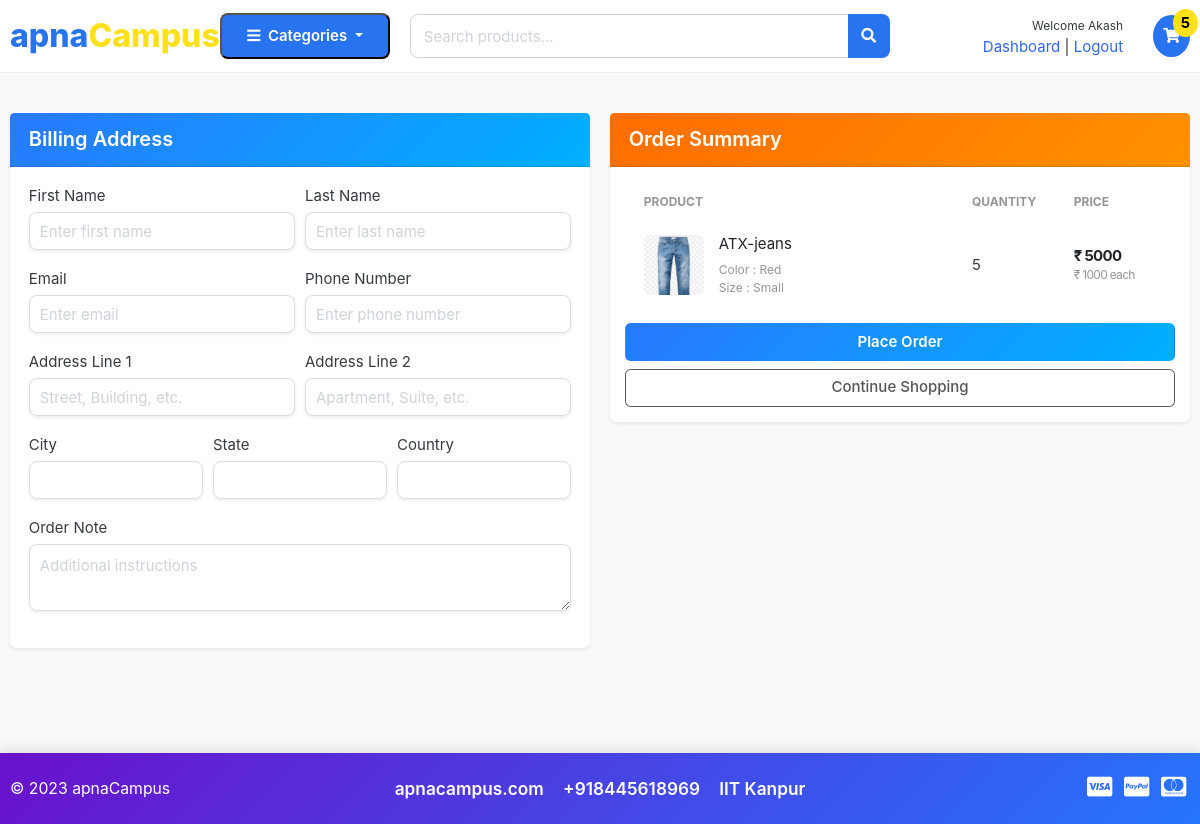
The page /cart/checkout/ (signed in) on the database as committed earlier.
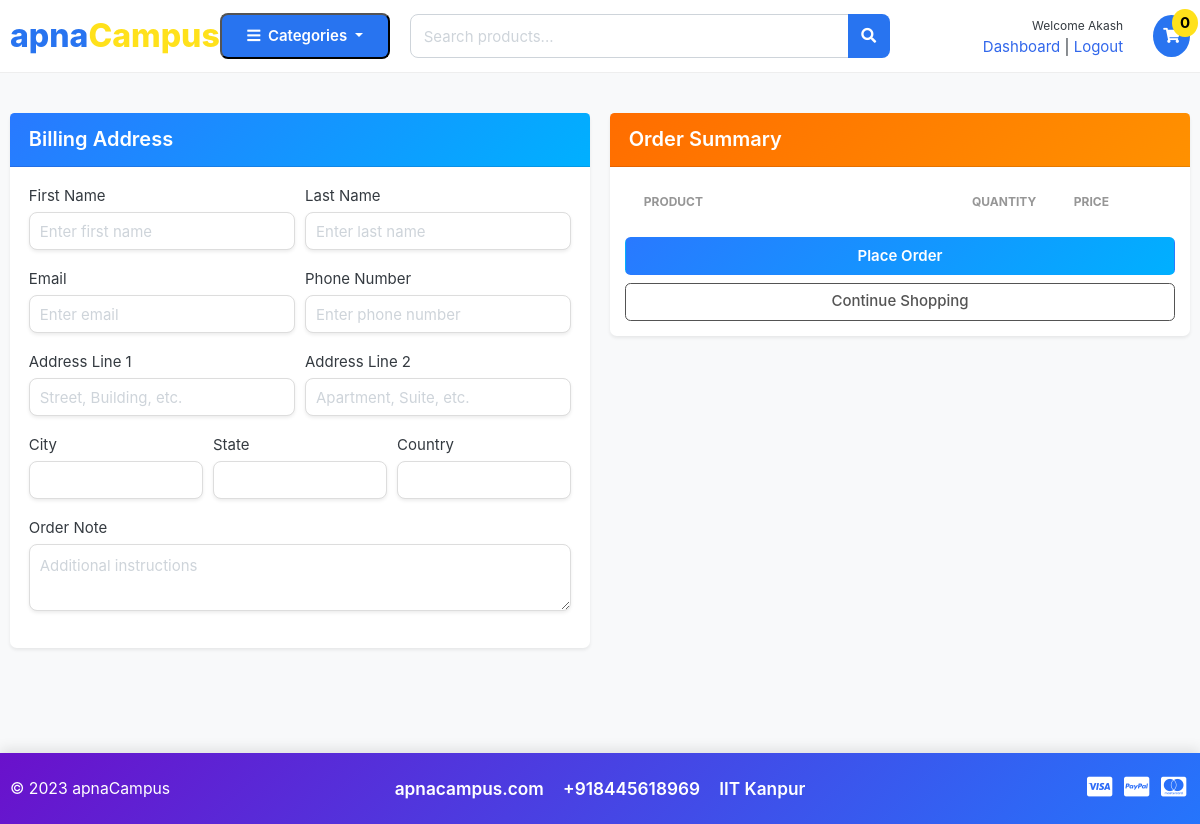
The same page on the database as committed later.
### carts/models.py (models this page shows, shortened)
class CartItem(models.Model):
    user=models.ForeignKey(Account, on_delete=models.CASCADE, null=True)
    product = models.ForeignKey(Product, on_delete=models.CASCADE)
    variations=models.ManyToManyField(Variation, blank= True)
    cart = models.ForeignKey(Cart, on_delete=models.CASCADE, null=True)
    quantity = models.IntegerField()
    is_active = models.BooleanField(default = True)
    def sub_total(self):
        return self.product.price * self.quantity

### store/models.py (models this page shows, shortened)
class Product(models.Model):
    product_name   = models.CharField(max_length =200, unique =True)
    slug           = models.SlugField(max_length=200,unique = True)
    description    = models.TextField(max_length = 500, blank = True)
    price          = models.IntegerField()
    images         = models.ImageField(upload_to='photos/products')
    stock          = models.IntegerField()
    is_available   = models.BooleanField(default = True)
    category       = models.ForeignKey(Category, on_delete=models.CASCADE)
    created_date   = models.DateTimeField(auto_now_add = True)
    modified_date  = models.DateTimeField(auto_now =True)
    def get_url(self):
        return reverse('product_detail',args =[self.category.slug, self.slug ])

class Variation(models.Model):
    product = models.ForeignKey(Product, on_delete=models.CASCADE)
    variation_category = models.CharField(max_length = 100, choices = variation_category_choice)
    variation_value = models.CharField(max_length =100)
    is_active = models.BooleanField(default = True)
    created_date = models.DateTimeField(auto_now=True)
    objects = VariationManager()

### carts/views.py (the view)
# urls.py: path('checkout/', views.checkout, name ='checkout'),
@login_required(login_url ='login')
def checkout(request,total= 0, quantity=0, cart_item=None):
    try:
        tax = 0
        grand_total = 0
        cart_items = []
        if request.user.is_authenticated:
            cart_items = CartItem.objects.filter(user=request.user, is_active = True)
        else:
            cart_items = []
            cart = Cart.objects.get(cart_id = _cart_id(request))
        for cart_item in cart_items:
            total += (cart_item.product.price * cart_item.quantity)
            quantity += cart_item.quantity
        tax = (2 * total) / 100
        grand_total = total + tax
    except ObjectDoesNotExist:
        pass # just ignore
    context = {
        'total' : total,
        'quantity' : quantity,
        'cart_items' : cart_items,
        'tax' : tax,
        'grand_total':grand_total,
    }
    return render(request, 'store/checkout.html', context)

### carts/context_processors.py (called while the page is built)
def counter(request):
    cart_count = 0
    if 'admin' in request.path:
        return {}
    else:
        try:
            cart = Cart.objects.filter(cart_id =_cart_id(request))
            if request.user.is_authenticated:
                cart_items = CartItem.objects.all().filter(user=request.user)
            else:
                cart_items = CartItem.objects.all().filter(cart=cart[:1])
            for cart_item in cart_items:
                cart_count += cart_item.quantity
        except Cart.DoesNotExist:
            cart_count = 0
    return dict(cart_count = cart_count)

### carts/views.py (called while the page is built)
def _cart_id(request):   #private function
    cart = request.session.session_key
    if not cart:
        cart = request.session.create()
    return cart

### category/context_processors.py (called while the page is built)
def menu_links(request):
    links = Category.objects.all()
    return dict(links=links)

### category/models.py (called while the page is built)
    def get_url(self):
             return reverse('product_by_category', args =[self.slug])

### templates/store/checkout.html (shortened to what the changed rows need)
{% extends 'base.html' %}
{% load static %}
{% block content %}
<section class="section-content padding-y bg" style="min-height: 85vh;">
<div class="container">
<div class="row">
    <aside class="col-lg-6 mb-4">
        <div class="card shadow-sm border-0 rounded-lg">
            <div class="card-body p-3">
                <table class="table table-borderless table-shopping-cart mb-3">
                    <thead class="text-muted small text-uppercase">
                        <tr>
                            <th scope="col">Product</th>
                            <th scope="col" width="100">Quantity</th>
                            <th scope="col" width="120">Price</th>
                        </tr>
                    </thead>
                    <tbody>
                        {% for cart_item in cart_items %}
                        <tr>
                            <td>
                                <figure class="itemside align-items-center">
                                    <div class="aside"><img src="{{ cart_item.product.images.url }}" class="img-sm rounded"></div>
                                    <figcaption class="info">
                                        <a href="{{ cart_item.product.get_url }}" class="title text-dark">{{ cart_item.product.product_name }}</a>
                                        <p class="text-muted small">
                                            {% if cart_item.variations.all %}
                                                {% for item in cart_item.variations.all %}
                                                    {{ item.variation_category | capfirst }} : {{ item.variation_value | capfirst }} <br>
                                                {% endfor %}
                                            {% endif %}
                                        </p>
                                    </figcaption>
                                </figure>
                            </td>
                            <td>{{ cart_item.quantity }}</td>
                            <td>
                                <div class="price-wrap">
                                    <var class="price">₹ {{ cart_item.sub_total }}</var>
                                    <small class="text-muted">₹ {{ cart_item.product.price }} each</small>
                                </div>
                            </td>
                        </tr>
                        {% endfor %}
                    </tbody>
                </table>
            </div>
        </div>
    </aside>
</div>
</div>
</section>
{% endblock %}

### templates/includes/navbar.html (shortened to what this page needs)
{% load static %}
<header class="section-header">
<section class="header-main">
    <div class="container">
        <div class="row align-items-center">
            <div class="col-lg-2 col-6 d-flex align-items-center logo-col">
                <a href="{% url 'home' %}">
                    <span class="apna-logo">apna<span class="campus-yellow">Campus</span></span>
                </a>
            </div>
            <div class="col-lg-2 col-6 d-flex align-items-center cat-col">
                <div class="dropdown w-100">
                    <button class="category-btn dropdown-toggle w-100" data-toggle="dropdown">
                        <i class="fa fa-bars mr-1"></i> Categories
                    </button>
                </div>
            </div>
            <div class="col-lg-5 col-12 mt-3 mt-lg-0">
                <form action="{% url 'search' %}" method="GET">
                    <div class="input-group">
                        <input type="text" name="keyword" class="form-control search-input" placeholder="Search products...">
                        <div class="input-group-append">
                            <button class="btn search-btn"><i class="fa fa-search"></i></button>
                        </div>
                    </div>
                </form>
            </div>
            <div class="col-lg-3 col-12 mt-3 mt-lg-0">
                <div class="d-flex justify-content-end align-items-center">
                    {% if user.id %}
                        <div class="mr-3 text-right">
                            <small>Welcome {{ user.first_name }}</small><br>
                            <a href="{% url 'dashboard' %}">Dashboard</a> |
                            <a href="{% url 'logout' %}">Logout</a>
                        </div>
                    {% else %}
                        <div class="mr-3 text-right">
                            <small>Welcome Guest!</small><br>
                            <a href="{% url 'login' %}">Sign in</a> |
                            <a href="{% url 'register' %}">Register</a>
                        </div>
                    {% endif %}
                    <a href="{% url 'cart' %}" class="position-relative ml-3">
                        <div class="cart-icon"><i class="fa fa-shopping-cart"></i></div>
                        <span class="cart-badge">{{ cart_count }}</span>
                    </a>
                </div>
            </div>
        </div>
    </div>
</section>
</header>

Rows that differ between the two databases and show on the page:
removed CartItem: product.images (picture), product.product_name "ATX-jeans", quantity "5", sub_total "5000", product.price "1000"
no longer on this page (row unchanged): Variation: variation_category "Color", variation_value "Red"
no longer on this page (row unchanged): Variation: variation_category "Size", variation_value "Small"
Other text that changed with them:
{{ cart_count }}: "5" → "0"
